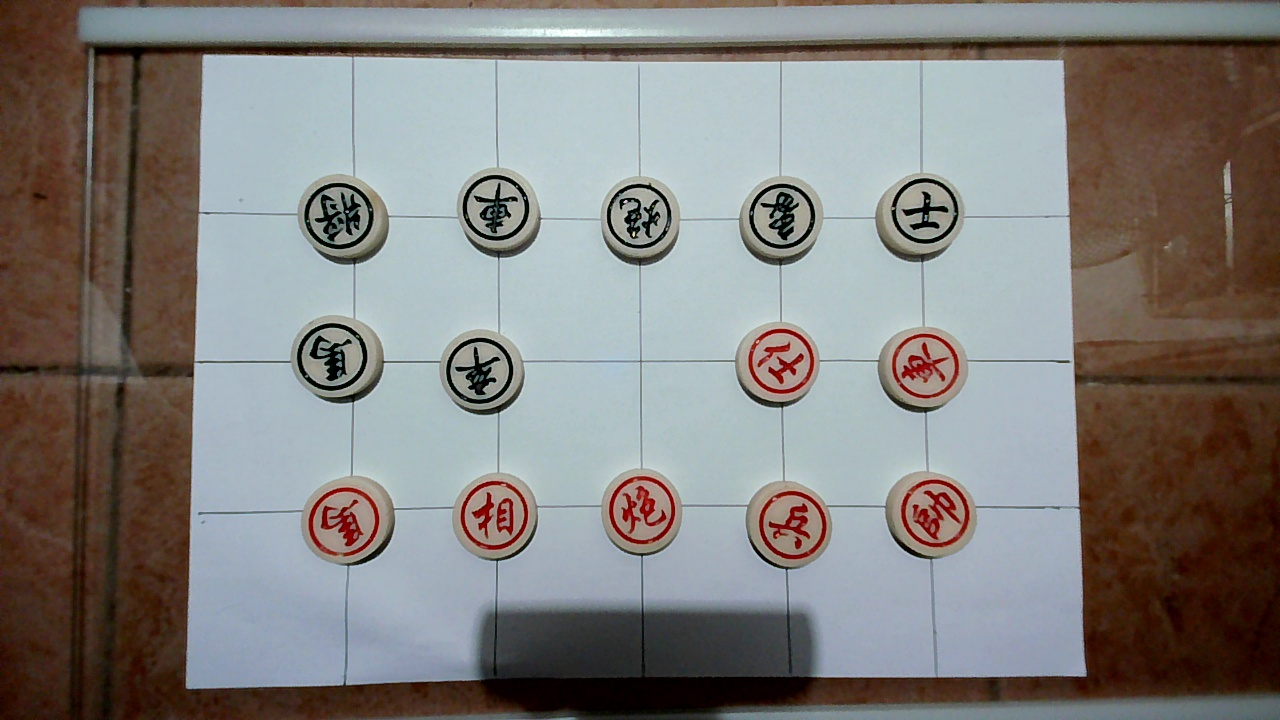
#> input picture process/img1.jpg, 1280 x 720 px
$ python warp_intersection2.py
#> lines starting #> are read from the running program, lines starting #| are printed output that depends on the picture; after the words box and inside, x2 and y2 are one past the last pixel; in counts of white or black regions, pixels touching at a corner belong together
import cv2
import numpy as np
# Read an image from file
image = cv2.imread('process/img1.jpg')
#> image is the input picture: shape (720, 1280, 3); mean B, G, R 124.7, 127.4, 129.7

#define each coordinate of the chess board corner
upper_left = (207,60)
upper_right = (1063, 63)
lower_left = (189,691)
lower_right = (1086,678)

target_upper_left = (0,0)
target_upper_right = (1040,0)
target_lower_left = (0,735)
target_lower_right = (1040,735)


# Define the destination points (desired coordinates after transformation)
# These points define the shape to which you want to warp the rectangle
source_points = np.float32([upper_left, upper_right, lower_left, lower_right])
destination_points = np.float32([[0, 0], [1040, 0], [0, 735], [1040, 735]])

# Calculate the perspective transformation matrix
perspective_matrix = cv2.getPerspectiveTransform(source_points, destination_points)

# Perform the perspective warp
warped_image = cv2.warpPerspective(image, perspective_matrix, (1040, 735))
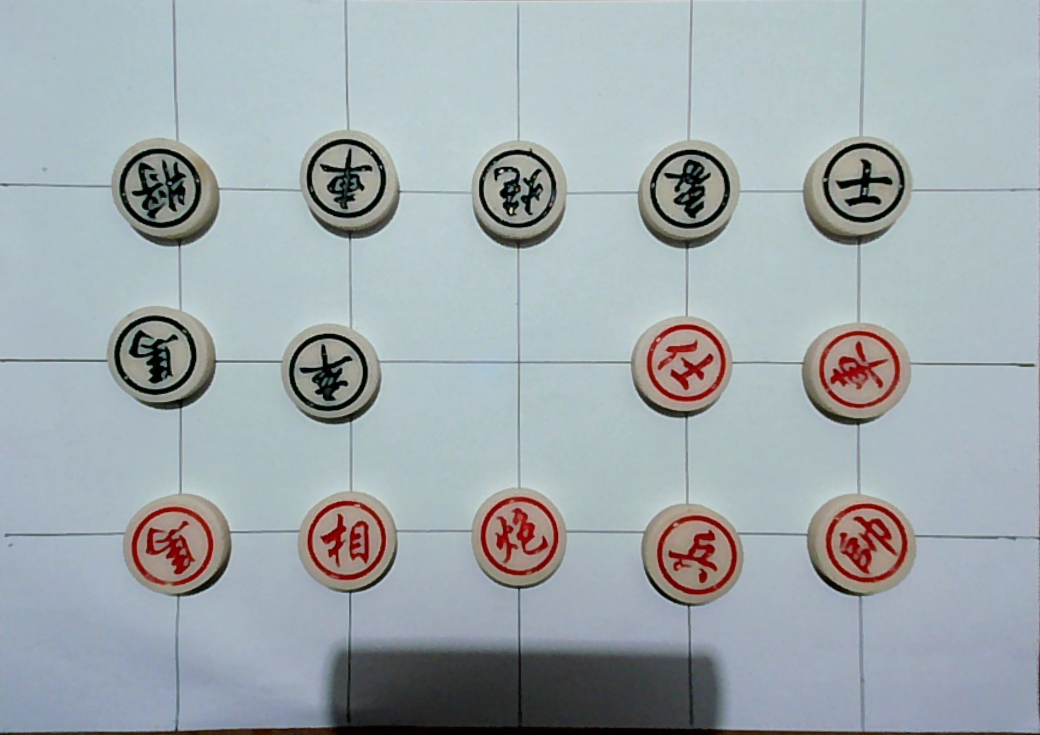
#> warped_image: shape (735, 1040, 3); mean B, G, R 173.4, 169.2, 159.8

num_rows = 4
num_cols = 6

# Calculate step sizes in both x and y directions
x_step = (target_upper_right[0] - target_upper_left[0]) / (num_cols)
y_step = (target_lower_left[1] - target_upper_left[1]) / (num_rows)

# Calculate and print coordinates for each point
intersection_list = []
for row in range(num_rows+1):
    for col in range(num_cols+1):
        x = target_upper_left[0] + col * x_step
        y = target_upper_left[1] + row * y_step
        intersection_list.append((int(x),int(y)))


markerType = cv2.MARKER_CROSS
markerSize = 15
color = (255, 0, 0)
thickness = 3
for intersection in intersection_list:
    print(intersection)
    cv2.drawMarker(warped_image, intersection, color, markerType, markerSize, thickness)
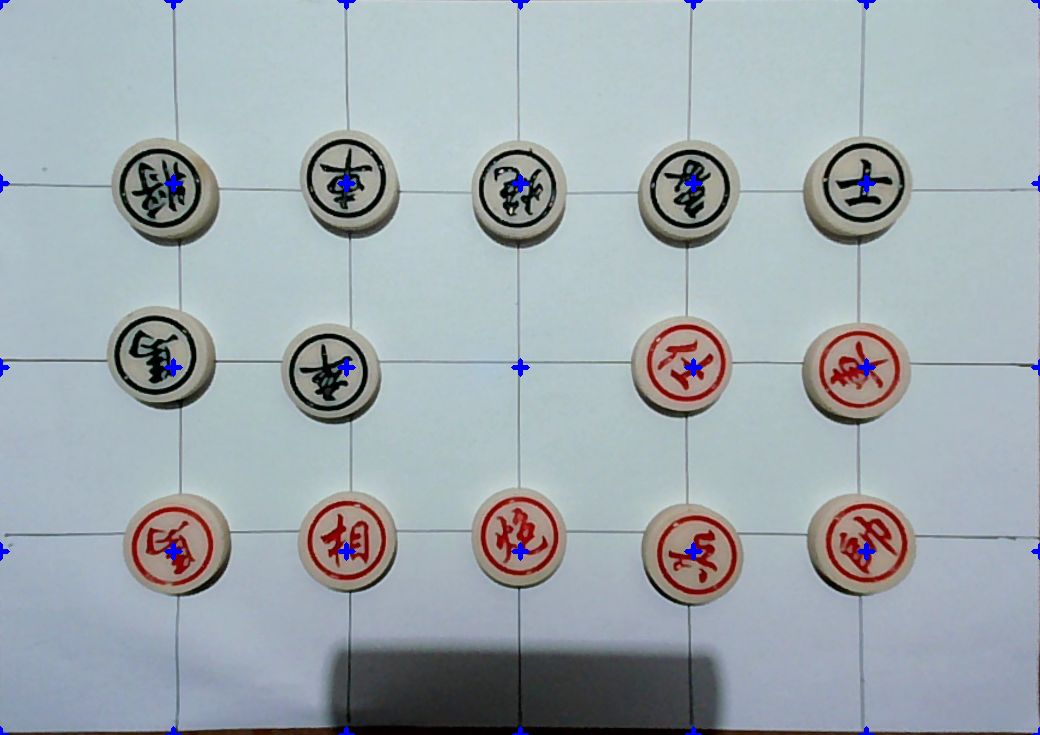
#> warped_image: shape (735, 1040, 3); 0.44% of pixels changed, all inside (x1, y1, x2, y2) = (0, 0, 1040, 735)

# save the image
# cv2.imwrite("images/chessboard_result.jpg", warped_image)


# Display the image
cv2.imshow('Image', warped_image)

# Wait for a key press and close the window
cv2.waitKey(0)
cv2.destroyAllWindows()

$ run again, with process/img0.jpg copied over process/img1.jpg
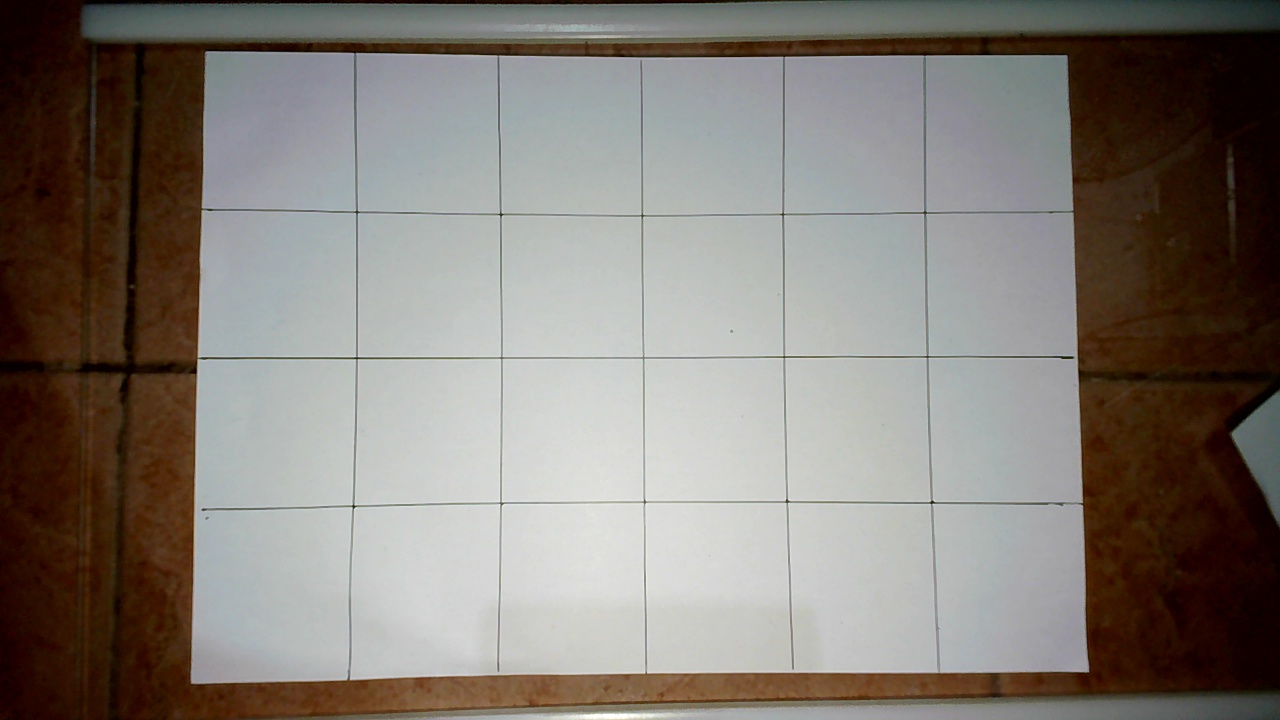
#> input picture process/img0.jpg, 1280 x 720 px
#> image is the input picture: shape (720, 1280, 3); mean B, G, R 118, 124.3, 131
#> `warped_image = cv2.warpPerspective(image, perspective_matrix, (1040, 7..`:
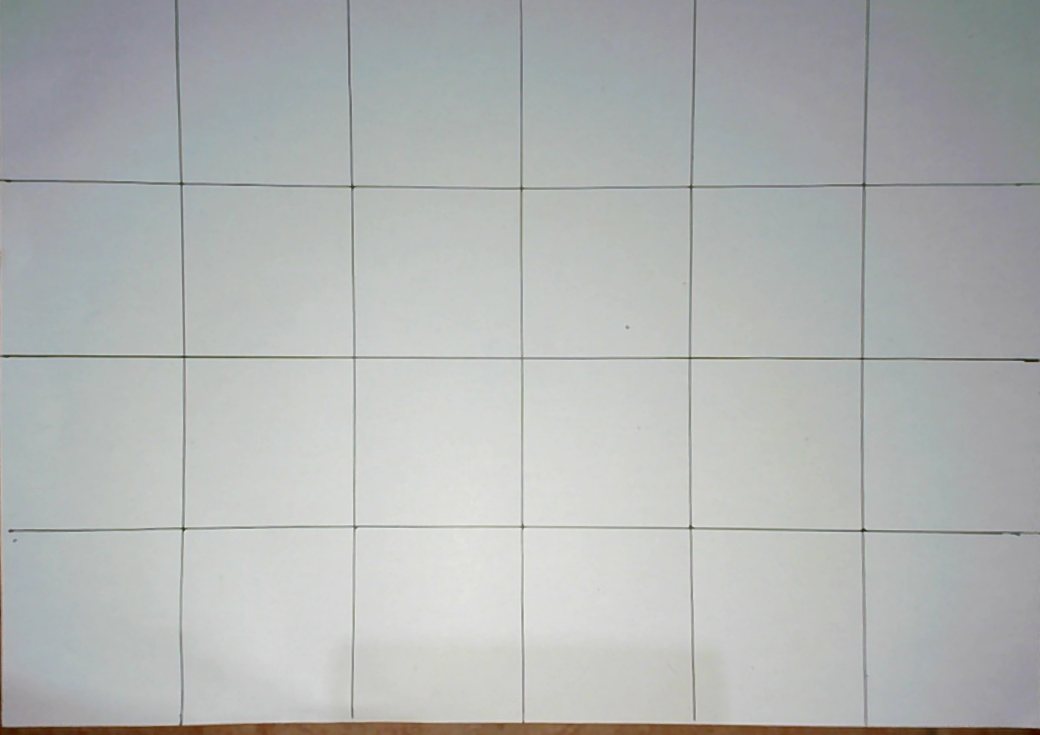
#> warped_image: shape (735, 1040, 3); mean B, G, R 180, 180.7, 178.1
#> after the loop `for intersection in intersection_list:`:
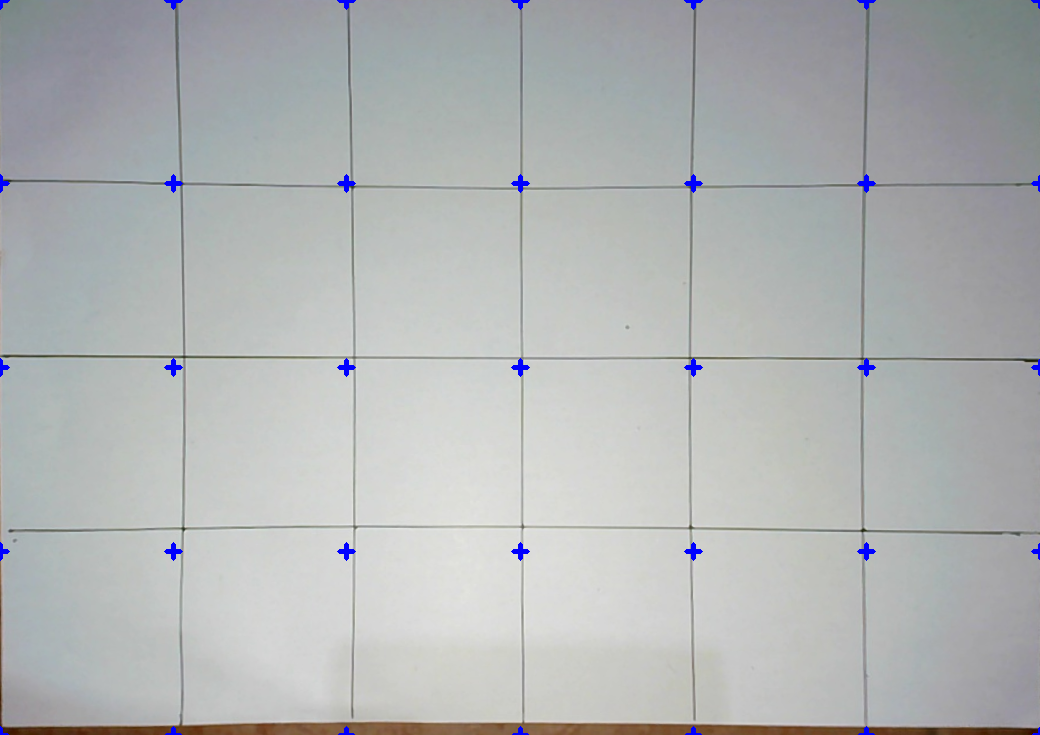
#> warped_image: shape (735, 1040, 3); 0.44% of pixels changed, all inside (x1, y1, x2, y2) = (0, 0, 1040, 735)
